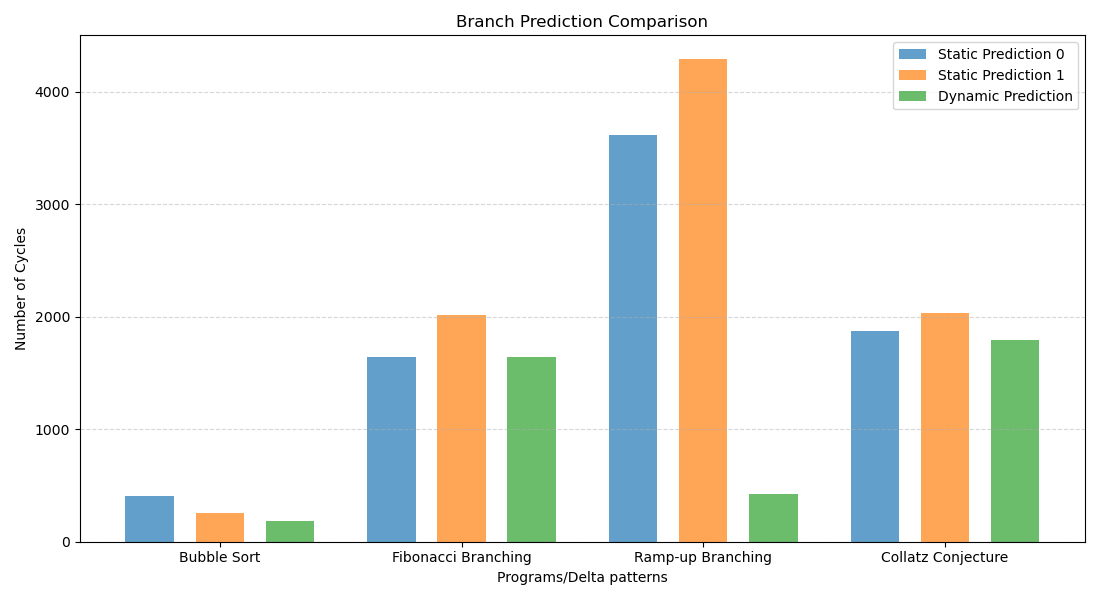

This figure's Python source:
import matplotlib.pyplot as plt
import numpy as np

# ----------------------------------------
# Replace with your actual cycle values
# ----------------------------------------
data = {
    "Bubble Sort": {"Dynamic": 181, "Static1": 251, "Static0": 409},
    "Fibonacci Branching": {"Dynamic": 1643, "Static1": 2017, "Static0": 1643},
    "Ramp-up Branching": {"Dynamic": 425, "Static1": 4289, "Static0": 3621},
    "Collatz Conjecture": {"Dynamic": 1797, "Static1": 2035, "Static0": 1873},
}

programs = list(data.keys())
dynamic = [data[p]["Dynamic"] for p in programs]
static  = [data[p]["Static1"] for p in programs]
none    = [data[p]["Static0"] for p in programs]

x = np.arange(len(programs))

# Settings
bar_width = 0.2
bar_spacing = 0.09  # extra gap between bars

plt.figure(figsize=(11, 6))

# Plot bars with gaps + slight transparency
plt.bar(x - bar_width - bar_spacing, none, bar_width, alpha=0.7,
        label="Static Prediction 0")

plt.bar(x, static, bar_width, alpha=0.7,
        label="Static Prediction 1")

plt.bar(x + bar_width + bar_spacing, dynamic, bar_width, alpha=0.7,
        label="Dynamic Prediction")

# Labels & style
plt.xticks(x, programs)
plt.ylabel("Number of Cycles")
plt.xlabel("Programs/Delta patterns")
plt.title("Branch Prediction Comparison")
plt.legend()
plt.grid(axis='y', linestyle='--', alpha=0.5)

plt.tight_layout()

plt.savefig("./branch_prediction_stats.png")
plt.show()
